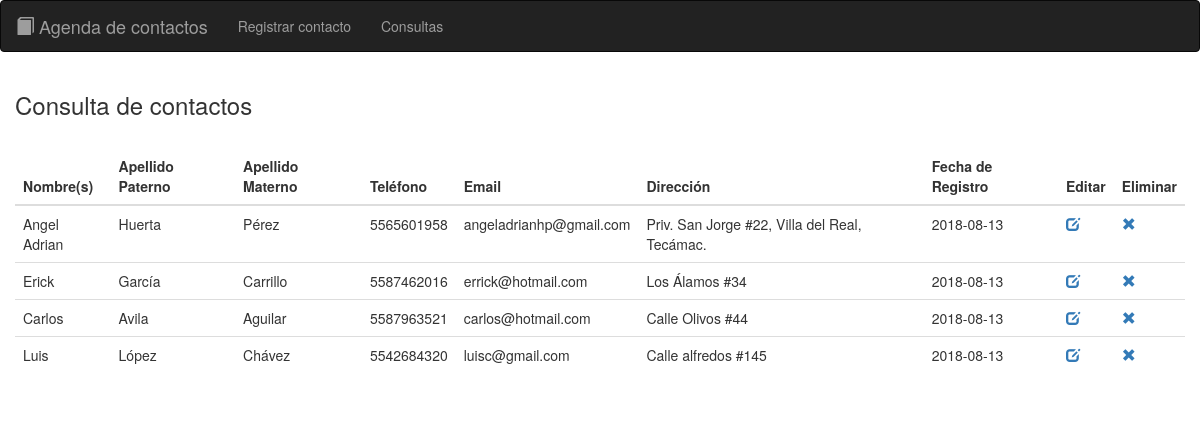
/index.php?action=consultas, run on the app's committed database.
### tables this page shows
CREATE TABLE IF NOT EXISTS `contactos` (
  `idContacto` int(11) NOT NULL AUTO_INCREMENT,
  `nombre` varchar(50) NOT NULL,
  `apPaterno` varchar(50) NOT NULL,
  `apMaterno` varchar(50) NOT NULL,
  `telefono` bigint(20) NOT NULL,
  `email` varchar(50) NOT NULL,
  `direccion` varchar(250) NOT NULL,
  `fechaRegistro` date NOT NULL,
  PRIMARY KEY (`idContacto`)
);

### controllers/indexController.php (called while the page is built)
<?php
Class IndexController{
	public function mostrarIndex(){
		include "views/template.php";
	}
}
?>

### index.php (called while the page is built, shortened)
<?php
require_once "controllers/indexController.php";
require_once "controllers/contactosController.php";
$index = new IndexController();
$index->mostrarIndex();
?>

### controllers/enlacesPaginaController.php (called while the page is built, shortened)
<?php
Class EnlacesPaginaController{
	public function enlaces(){
		if (isset($_GET['action'])) {
			$enlace = $_GET['action'];
		}else{
			$enlace = "index";
		}
		$respuesta = EnlacesPaginaModel::verEnlaces($enlace);
		include $respuesta;
	}
}
?>

### models/conexion.php (called while the page is built)
<?php
Class Conexion{
	public static function conectar(){
		try{
			$conexion = new PDO("mysql:host=localhost;dbname=agenda", "root", "");
			$conexion->setAttribute(PDO::ATTR_ERRMODE, PDO::ERRMODE_EXCEPTION);
			return $conexion;
		}catch (Exception $e) {
			echo $e->getMessage();
		}
	}
}
?>

### models/contactosModel.php (called while the page is built, shortened)
<?php
require_once "conexion.php";
Class ContactosModel{
	public static function queryBD(){
		$stmt = Conexion::conectar()->prepare("SELECT * FROM contactos");
		$stmt->execute();
		return $stmt->fetchAll();
	}
}
?>

### controllers/contactosController.php (the view, shortened to what this page needs)
<?php
require_once "models/contactosModel.php";
Class ContactosController{
	public function consultarContactos(){
		$respuesta = ContactosModel::queryBD();
		foreach ($respuesta as $key => $item) {
			echo '<tr>
					<td>'.utf8_encode($item['nombre']).'</td>
					<td>'.utf8_encode($item['apPaterno']).'</td>
					<td>'.utf8_encode($item['apMaterno']).'</td>
					<td>'.$item['telefono'].'</td>
					<td>'.$item['email'].'</td>
					<td>'.utf8_encode($item['direccion']).'</td>
					<td>'.$item['fechaRegistro'].'</td>
					<td><a href="index.php?action=editar&idEditar='.$item['idContacto'].'"><span class="glyphicon glyphicon-edit"></span></a></td>
					<td><a href="index.php?action=consultas&idEliminar='.$item['idContacto'].'"><span class="glyphicon glyphicon-remove"></span></a></td>
				</tr>';
		}
	}
}
?>

### views/template.php (shortened to what this page needs)
<!DOCTYPE html>
<html>
<head>
	<link rel="stylesheet" href="https://maxcdn.bootstrapcdn.com/bootstrap/3.3.7/css/bootstrap.min.css">
</head>
<body>
	<section>
	<?php
	$enlaces = new EnlacesPaginaController();
	$enlaces->enlaces();
	?>
	</section>
</body>
</html>

### views/modules/navegacion.php
<nav class="navbar navbar-inverse" style="margin-bottom: 0px;">
	<div class="container-fluid">
		<div class="navbar-header">
			<a class="navbar-brand" href="#">
				<span class="glyphicon glyphicon-book"></span> Agenda de contactos
			</a>
		</div>
		<ul class="nav navbar-nav">
			<li><a href="index.php?action=inicio">Registrar contacto</a></li>
			<li><a href="index.php?action=consultas">Consultas</a></li>
		</ul>
	</div>
</nav>

### views/modules/consultas.php (shortened to what this page needs)
<?php
require_once "navegacion.php";
?>
<div class="container-fluid">
	<div class="row">
		<div class="col-lg-12"><br>
			<h3>Consulta de contactos</h3><br>
			<div class="table-responsive">
				<table class="table table-hover">
					<thead>
						<tr>
							<th>Nombre(s)</th>
							<th>Apellido Paterno</th>
							<th>Apellido Materno</th>
							<th>Teléfono</th>
							<th>Email</th>
							<th>Dirección</th>
							<th>Fecha de Registro</th>
							<th>Editar</th>
							<th>Eliminar</th>
						</tr>
					</thead>
					<tbody>
						<?php
                            $consulta = new ContactosController();
                            $consulta->consultarContactos();
						?>
					</tbody>
				</table>
			</div>
		</div>
	</div>
</div>

### data on the page
contactos: nombre "Angel Adrian", apPaterno "Huerta", apMaterno "Pérez", telefono "5565601958", email "angeladrianhp@gmail.com", direccion "Priv. San Jorge #22, Villa del Real, Tecámac.", fechaRegistro "2018-08-13"
contactos: nombre "Erick", apPaterno "García", apMaterno "Carrillo", telefono "5587462016", email "errick@hotmail.com", direccion "Los Álamos #34", fechaRegistro "2018-08-13"
contactos: nombre "Carlos", apPaterno "Avila", apMaterno "Aguilar", telefono "5587963521", email "carlos@hotmail.com", direccion "Calle Olivos #44", fechaRegistro "2018-08-13"
contactos: nombre "Luis", apPaterno "López", apMaterno "Chávez", telefono "5542684320", email "luisc@gmail.com", direccion "Calle alfredos #145", fechaRegistro "2018-08-13"
